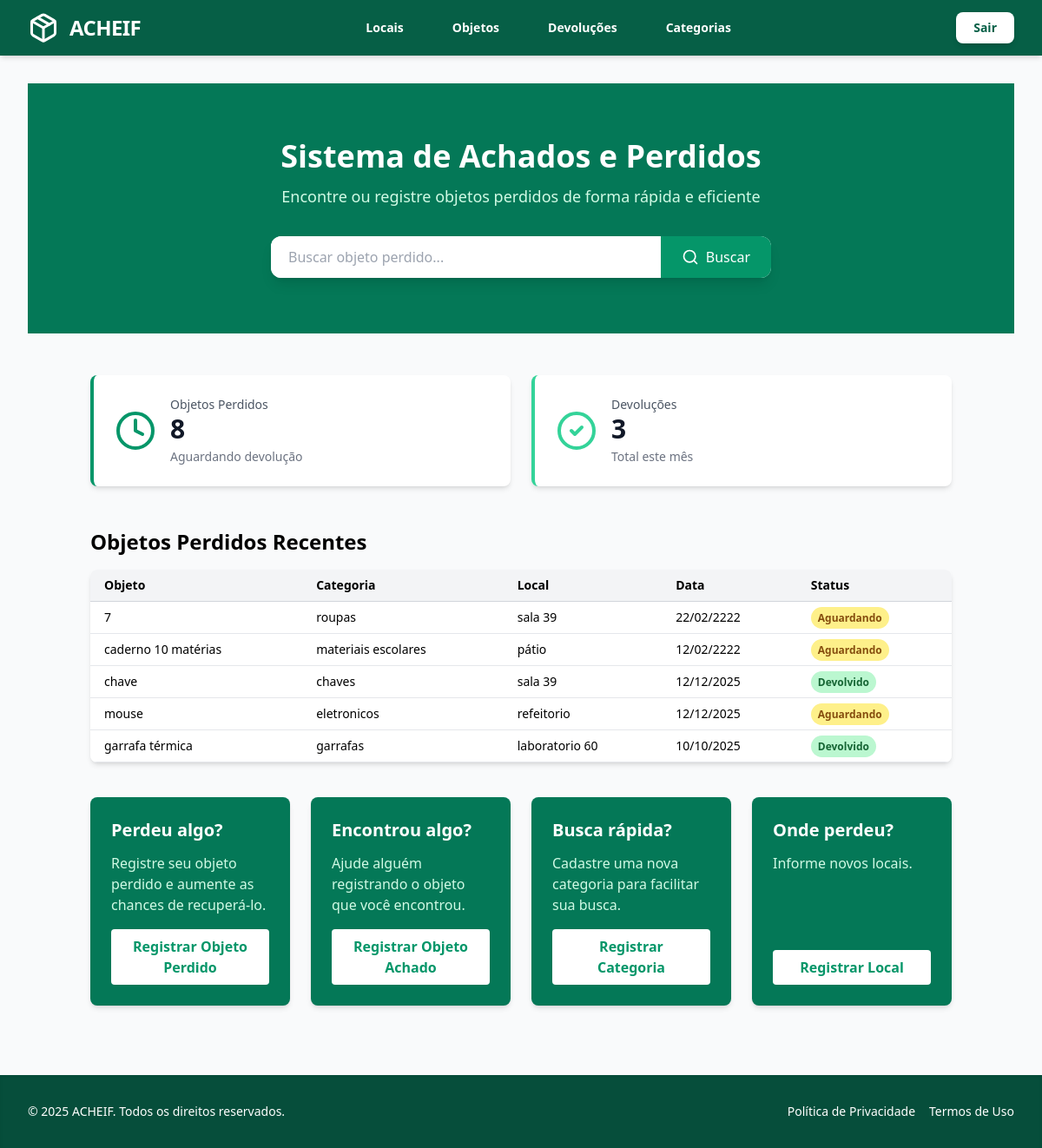
The app's page /, older data.
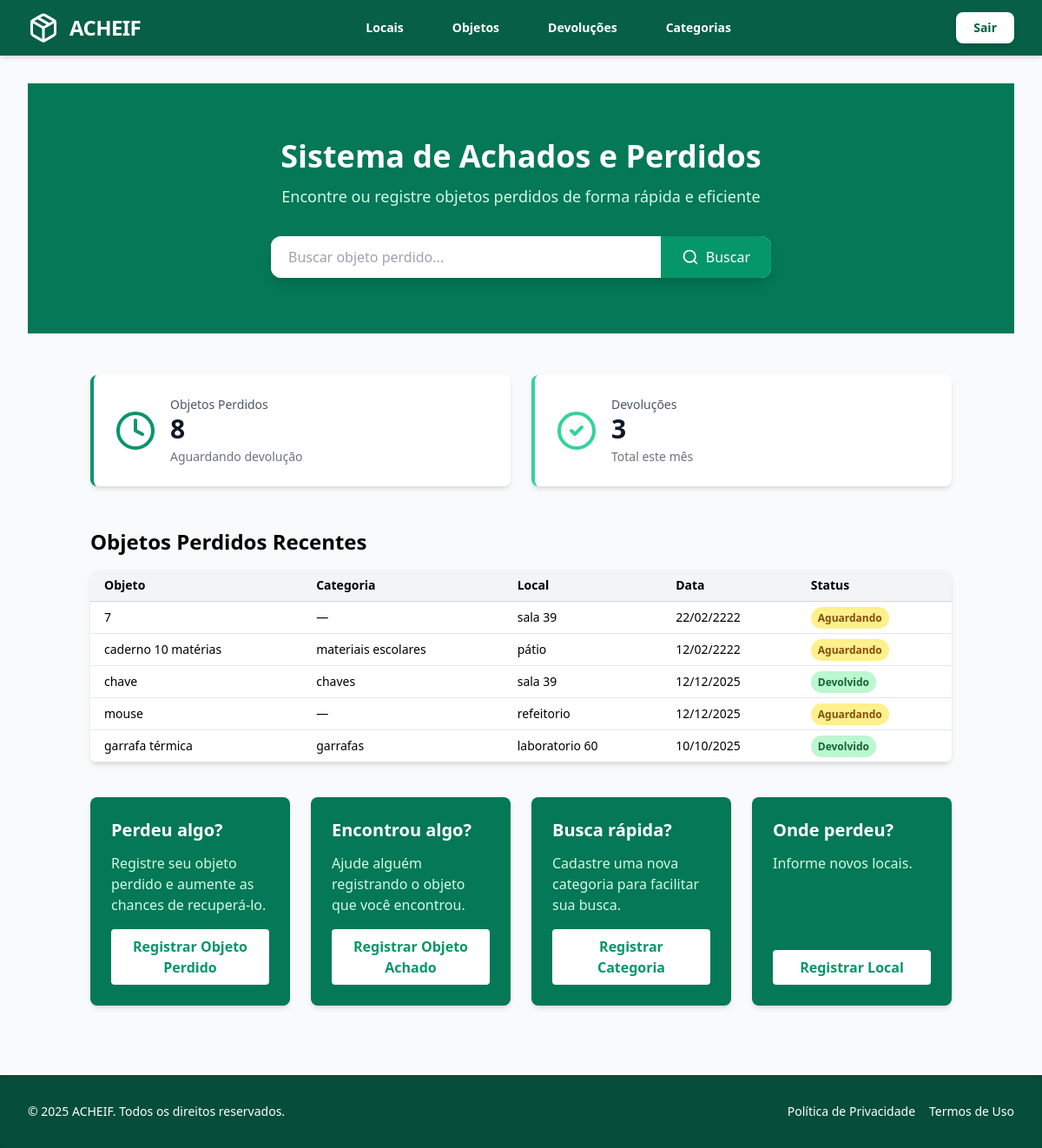
The same page, newer data.
### objetos/models.py (models this page shows, shortened)
class Objeto(models.Model):
    STATUS_CHOICES = [
        ('aguardando', 'Aguardando Devolução'),
        ('devolvido', 'Devolvido'),
    ]
    tipo = models.CharField(max_length=100)
    descricao = models.TextField()
    foto = models.ImageField(upload_to='objetos_fotos/', null=True, blank=True)  # novo campo
    data_achado = models.DateField()
    local_achado = models.CharField(max_length=100)
    categoria = models.ForeignKey(
        Categoria, on_delete=models.SET_NULL, null=True, blank=True, related_name="objetos"
    )
    status = models.CharField(max_length=20, choices=STATUS_CHOICES, default='aguardando')

class Categoria(models.Model):
    nome = models.CharField(max_length=50, unique=True)
    descricao = models.TextField(blank=True, null=True)
    criado_em = models.DateTimeField(auto_now_add=True)
    atualizado_em = models.DateTimeField(auto_now=True)

### objetos/views.py (the view)
# urls.py: path('', views.dashboard, name='dashboard'),
def dashboard(request):
    q = request.GET.get("q")  # termo digitado
    objetos_recentes = Objeto.objects.order_by('-data_achado')
    if q:
        objetos_recentes = objetos_recentes.filter(tipo__icontains=q)
    objetos_recentes = objetos_recentes[:5]
    total_objetos_perdidos = Objeto.objects.filter(status='aguardando').count()
    total_objetos_achados = Objeto.objects.filter(status='achado').count()
    total_devolucoes = Devolucao.objects.count()
    context = {
        'total_objetos_perdidos': total_objetos_perdidos,
        'total_objetos_achados': total_objetos_achados,
        'total_devolucoes': total_devolucoes,
        'objetos_recentes': objetos_recentes,
        'q': q,
    }
    return render(request, 'objetos/inicio.html', context)

### objetos/templates/objetos/inicio.html (shortened to what the changed rows need)
{% extends 'base.html' %}
{% block content %}
<section class="bg-emerald-700 text-white w-full py-16">
  <div class="w-full mx-auto px-6 text-center">
    <h2 class="text-4xl font-bold mb-3">Sistema de Achados e Perdidos</h2>
  </div>
</section>
<main class="container mx-auto px-4 py-12">
  <h2 class="text-2xl font-bold mb-4">Objetos Perdidos Recentes</h2>
  <div class="overflow-x-auto rounded-lg shadow-md">
    <table class="min-w-full bg-white">
      <thead class="bg-gray-100 border-b border-gray-300">
        <tr>
          <th class="py-2 px-4 text-left text-sm font-semibold">Objeto</th>
          <th class="py-2 px-4 text-left text-sm font-semibold">Categoria</th>
          <th class="py-2 px-4 text-left text-sm font-semibold">Local</th>
          <th class="py-2 px-4 text-left text-sm font-semibold">Data</th>
          <th class="py-2 px-4 text-left text-sm font-semibold">Status</th>
        </tr>
      </thead>
      <tbody>
        {% for objeto in objetos_recentes %}
        <tr class="border-b border-gray-200 hover:bg-gray-50">
          <td class="py-2 px-4 text-sm">{{ objeto.tipo }}</td>
          <td class="py-2 px-4 text-sm">{% if objeto.categoria %}{{ objeto.categoria.nome }}{% else %}&mdash;{% endif %}</td>
          <td class="py-2 px-4 text-sm">{{ objeto.local_achado }}</td>
          <td class="py-2 px-4 text-sm">{{ objeto.data_achado|date:"d/m/Y" }}</td>
          <td class="py-2 px-4 text-sm">
            {% if objeto.status == 'aguardando' %}
              <span class="bg-yellow-200 text-yellow-800 rounded-full px-2 py-1 text-xs font-semibold">Aguardando</span>
            {% elif objeto.status == 'devolvido' %}
              <span class="bg-green-200 text-green-800 rounded-full px-2 py-1 text-xs font-semibold">Devolvido</span>
            {% else %}
              {{ objeto.get_status_display }}
            {% endif %}
          </td>
        </tr>
        {% empty %}
        <tr>
          <td colspan="5" class="py-4 text-center text-gray-500">Nenhum objeto perdido cadastrado.</td>
        </tr>
        {% endfor %}
      </tbody>
    </table>
  </div>
</main>
{% endblock %}

Row changes from the older to the newer data that the page shows:
changed Objeto (number 1 of 5 on the later page): categoria.nome "roupas" → (not shown); now shows "—"
changed Objeto "mouse": categoria.nome "eletronicos" → (not shown); now shows "—"
